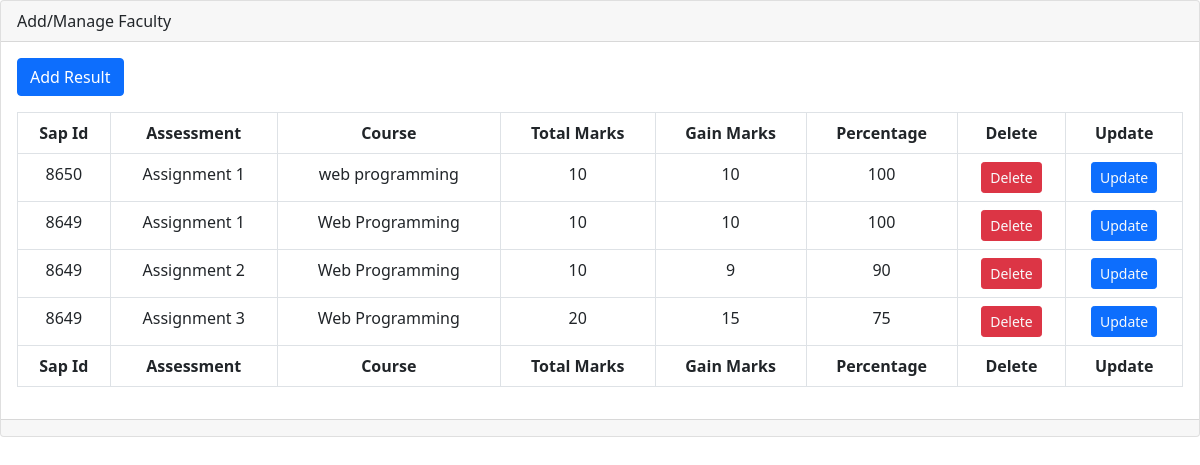
Page /manage_result.php?course=web programming on the committed database.
### tables this page shows
CREATE TABLE `student_result` (
  `sapid` varchar(50) NOT NULL,
  `assessment` varchar(200) NOT NULL,
  `course` varchar(100) NOT NULL,
  `totalmarks` varchar(200) NOT NULL,
  `gainmarks` varchar(200) NOT NULL,
  `percentage` varchar(200) NOT NULL
);

### manage_result.php (the view, shortened to what this page needs)
<!DOCTYPE html>
<html>
<head>
  	<link rel="stylesheet" type="text/css" href="style.css">
	<link rel="stylesheet" href="https://cdnjs.cloudflare.com/ajax/libs/font-awesome/4.7.0/css/font-awesome.min.css">
    <link href="https://cdn.jsdelivr.net/npm/bootstrap@5.0.2/dist/css/bootstrap.min.css" rel="stylesheet">
    <link rel="stylesheet" href="https://cdn.jsdelivr.net/npm/bootstrap-icons@1.5.0/font/bootstrap-icons.css">
</head>
<body>
	<div class="card mb-3">
            <div class="card-header">
              Add/Manage Faculty
            </div>
            <div class="card-body">
              <a class="btn btn-primary mb-3" href="" data-bs-toggle="modal" data-bs-target="#Add_Faculty_Modal">Add Result</a>
              <div class="table-responsive">
                <table class="table table-bordered text-center" id="dataTable" width="100%" cellspacing="0">
                  <thead>
                    <tr>
                      <th>Sap Id</th>
                      <th>Assessment</th>
                      <th>Course</th>
                      <th>Total Marks</th>
                      <th>Gain Marks</th>
                      <th>Percentage</th>
                      <th>Delete</th>
                      <th>Update</th>
                    </tr>
                  </thead>
                  <tfoot>
                    <tr>
                      <th>Sap Id</th>
                      <th>Assessment</th>
                      <th>Course</th>
                      <th>Total Marks</th>
                      <th>Gain Marks</th>
                      <th>Percentage</th>
                      <th>Delete</th>
                      <th>Update</th>
                    </tr>
                  </tfoot>
                  <?php
                    include ('connection.php');
                    $record="SELECT * FROM student_result WHERE course='".$_GET['course']."'";
                    $x= (mysqli_query($conn, $record));
                    while ($row= mysqli_fetch_array($x)) {
                      ?>
                  <tbody>
                    <tr>
                      <td><?php echo $row['sapid']; ?></td>
                      <td><?php echo $row['assessment']; ?></td>
                      <td><?php echo $row['course']; ?></td>
                      <td><?php echo $row['totalmarks']; ?></td>
                      <td><?php echo $row['gainmarks']; ?></td>
                      <td><?php echo $row['percentage']; ?></td>
                      <td><a href="delete_student_result.php?sapid=<?php echo $row['sapid']; ?>&assessment=<?php echo $row['assessment']; ?>" class="btn btn-danger btn-sm text-light">Delete</a></td>
                      <td><a href="student_update_result.php?sapid=<?php echo $row['sapid']; ?>&assessment=<?php echo $row['assessment']; ?>&course=<?php echo $row['course']; ?>" class="btn btn-primary btn-sm text-light">Update</a></td>
                    </tr>
                  </tbody>
                  <?php
                    }
                    ?>
                </table>
              </div>
            </div>
            <div class="card-footer small text-muted"></div>
          </div>
</body>
</html>

### style.css (style rules this page uses)
* { margin: 0; padding: 0; }

### rows in the picture
student_result: sapid "8650", assessment "Assignment 1", course "web programming", totalmarks "10", gainmarks "10", percentage "100"
student_result: sapid "8649", assessment "Assignment 1", course "Web Programming", totalmarks "10", gainmarks "10", percentage "100"
student_result: sapid "8649", assessment "Assignment 2", course "Web Programming", totalmarks "10", gainmarks "9", percentage "90"
student_result: sapid "8649", assessment "Assignment 3", course "Web Programming", totalmarks "20", gainmarks "15", percentage "75"
